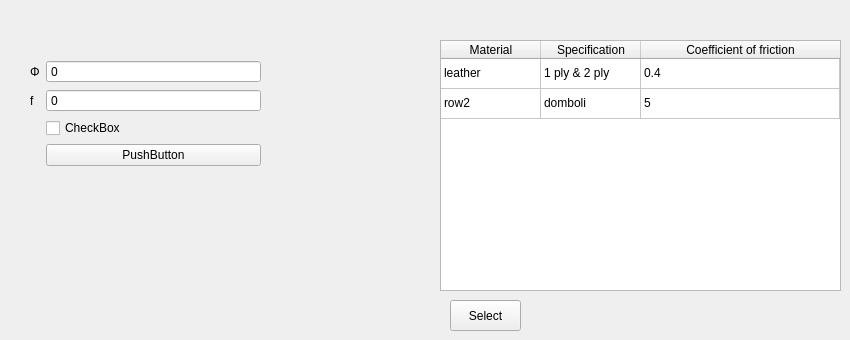
    <widget class="QWidget" name="Exp_Fphi">
     <widget class="QTableWidget" name="tableWidget">
      <property name="geometry">
       <rect>
        <x>440</x>
        <y>40</y>
        <width>401</width>
        <height>251</height>
       </rect>
      </property>
      <property name="sizePolicy">
       <sizepolicy hsizetype="Fixed" vsizetype="Fixed">
        <horstretch>0</horstretch>
        <verstretch>0</verstretch>
       </sizepolicy>
      </property>
      <property name="editTriggers">
       <set>QAbstractItemView::NoEditTriggers</set>
      </property>
      <property name="selectionMode">
       <enum>QAbstractItemView::SingleSelection</enum>
      </property>
      <property name="selectionBehavior">
       <enum>QAbstractItemView::SelectRows</enum>
      </property>
      <attribute name="horizontalHeaderStretchLastSection">
       <bool>true</bool>
      </attribute>
      <attribute name="verticalHeaderVisible">
       <bool>false</bool>
      </attribute>
      <row>
       <property name="text">
        <string/>
       </property>
      </row>
      <row>
       <property name="text">
        <string/>
       </property>
      </row>
      <column>
       <property name="text">
        <string>Material</string>
       </property>
      </column>
      <column>
       <property name="text">
        <string>Specification</string>
       </property>
      </column>
      <column>
       <property name="text">
        <string>Coefficient of friction</string>
       </property>
      </column>
      <item row="0" column="0">
       <property name="text">
        <string>leather</string>
       </property>
      </item>
      <item row="0" column="1">
       <property name="text">
        <string>1 ply &amp; 2 ply</string>
       </property>
      </item>
      <item row="0" column="2">
       <property name="text">
        <string>0.4</string>
       </property>
      </item>
      <item row="1" column="0">
       <property name="text">
        <string>row2</string>
       </property>
      </item>
      <item row="1" column="1">
       <property name="text">
        <string>domboli</string>
       </property>
      </item>
      <item row="1" column="2">
       <property name="text">
        <string>5</string>
       </property>
      </item>
     </widget>
     <widget class="QPushButton" name="pushButton_10">
      <property name="geometry">
       <rect>
        <x>450</x>
        <y>300</y>
        <width>71</width>
        <height>31</height>
       </rect>
      </property>
      <property name="text">
       <string>Select</string>
      </property>
     </widget>
     <widget class="QWidget" name="formLayoutWidget">
      <property name="geometry">
       <rect>
        <x>30</x>
        <y>60</y>
        <width>231</width>
        <height>161</height>
       </rect>
      </property>
      <layout class="QFormLayout" name="formLayout">
       <item row="0" column="0">
        <widget class="QLabel" name="htext_22">
         <property name="text">
          <string>Φ</string>
         </property>
        </widget>
       </item>
       <item row="0" column="1">
        <widget class="QDoubleSpinBox" name="DoubleSpinBox">
         <property name="buttonSymbols">
          <enum>QAbstractSpinBox::NoButtons</enum>
         </property>
         <property name="specialValueText">
          <string>0</string>
         </property>
         <property name="decimals">
          <number>3</number>
         </property>
         <property name="minimum">
          <double>-1000000000000.000000000000000</double>
         </property>
         <property name="value">
          <double>-1000000000000.000000000000000</double>
         </property>
        </widget>
       </item>
       <item row="1" column="0">
        <widget class="QLabel" name="htext_23">
         <property name="text">
          <string>f</string>
         </property>
        </widget>
       </item>
       <item row="1" column="1">
        <widget class="QDoubleSpinBox" name="fDoubleSpinBox">
         <property name="buttonSymbols">
          <enum>QAbstractSpinBox::NoButtons</enum>
         </property>
         <property name="specialValueText">
          <string>0</string>
         </property>
         <property name="decimals">
          <number>3</number>
         </property>
         <property name="minimum">
          <double>-1000000000000.000000000000000</double>
         </property>
         <property name="value">
          <double>-1000000000000.000000000000000</double>
         </property>
        </widget>
       </item>
       <item row="3" column="1">
        <widget class="QPushButton" name="pushButton_19">
         <property name="text">
          <string>PushButton</string>
         </property>
        </widget>
       </item>
       <item row="2" column="1">
        <widget class="QCheckBox" name="checkBox_5">
         <property name="text">
          <string>CheckBox</string>
         </property>
        </widget>
       </item>
      </layout>
     </widget>
    </widget>
